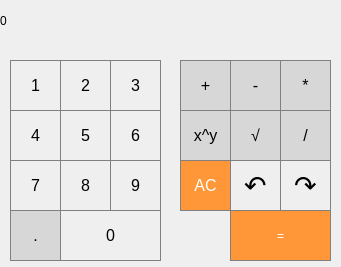
<?xml version="1.0" encoding="UTF-8"?>
<ui version="4.0">
 <class>Calculator</class>
 <widget class="QMainWindow" name="Calculator">
  <property name="geometry">
   <rect>
    <x>0</x>
    <y>0</y>
    <width>341</width>
    <height>267</height>
   </rect>
  </property>
  <property name="windowTitle">
   <string>Calculator</string>
  </property>
  <widget class="QWidget" name="centralWidget">
   <widget class="QPushButton" name="pushButton">
    <property name="geometry">
     <rect>
      <x>10</x>
      <y>60</y>
      <width>51</width>
      <height>51</height>
     </rect>
    </property>
    <property name="font">
     <font>
      <pointsize>12</pointsize>
     </font>
    </property>
    <property name="styleSheet">
     <string notr="true">QPushButton {
   border: 1px solid gray;
}
QPushButton:pressed {
    background-color: qlineargradient(x1: 0, y1: 0, x2: 0, y2: 1,
                                      stop: 0 #dadbde, stop: 1 #f6f7fa);
}</string>
    </property>
    <property name="text">
     <string>1</string>
    </property>
   </widget>
   <widget class="QPushButton" name="pushButton_2">
    <property name="geometry">
     <rect>
      <x>60</x>
      <y>60</y>
      <width>51</width>
      <height>51</height>
     </rect>
    </property>
    <property name="font">
     <font>
      <pointsize>12</pointsize>
     </font>
    </property>
    <property name="styleSheet">
     <string notr="true">QPushButton {
   border: 1px solid gray;
}
QPushButton:pressed {
    background-color: qlineargradient(x1: 0, y1: 0, x2: 0, y2: 1,
                                      stop: 0 #dadbde, stop: 1 #f6f7fa);
}</string>
    </property>
    <property name="text">
     <string>2</string>
    </property>
   </widget>
   <widget class="QPushButton" name="pushButton_3">
    <property name="geometry">
     <rect>
      <x>110</x>
      <y>60</y>
      <width>51</width>
      <height>51</height>
     </rect>
    </property>
    <property name="font">
     <font>
      <pointsize>12</pointsize>
     </font>
    </property>
    <property name="styleSheet">
     <string notr="true">QPushButton {
   border: 1px solid gray;
}
QPushButton:pressed {
    background-color: qlineargradient(x1: 0, y1: 0, x2: 0, y2: 1,
                                      stop: 0 #dadbde, stop: 1 #f6f7fa);
}</string>
    </property>
    <property name="text">
     <string>3</string>
    </property>
   </widget>
   <widget class="QPushButton" name="pushButton_4">
    <property name="geometry">
     <rect>
      <x>10</x>
      <y>110</y>
      <width>51</width>
      <height>51</height>
     </rect>
    </property>
    <property name="font">
     <font>
      <pointsize>12</pointsize>
     </font>
    </property>
    <property name="styleSheet">
     <string notr="true">QPushButton {
   border: 1px solid gray;
}
QPushButton:pressed {
    background-color: qlineargradient(x1: 0, y1: 0, x2: 0, y2: 1,
                                      stop: 0 #dadbde, stop: 1 #f6f7fa);
}</string>
    </property>
    <property name="text">
     <string>4</string>
    </property>
   </widget>
   <widget class="QPushButton" name="pushButton_5">
    <property name="geometry">
     <rect>
      <x>60</x>
      <y>110</y>
      <width>51</width>
      <height>51</height>
     </rect>
    </property>
    <property name="font">
     <font>
      <pointsize>12</pointsize>
     </font>
    </property>
    <property name="styleSheet">
     <string notr="true">QPushButton {
   border: 1px solid gray;
}
QPushButton:pressed {
    background-color: qlineargradient(x1: 0, y1: 0, x2: 0, y2: 1,
                                      stop: 0 #dadbde, stop: 1 #f6f7fa);
}</string>
    </property>
    <property name="text">
     <string>5</string>
    </property>
   </widget>
   <widget class="QPushButton" name="pushButton_6">
    <property name="geometry">
     <rect>
      <x>110</x>
      <y>110</y>
      <width>51</width>
      <height>51</height>
     </rect>
    </property>
    <property name="font">
     <font>
      <pointsize>12</pointsize>
     </font>
    </property>
    <property name="styleSheet">
     <string notr="true">QPushButton {
   border: 1px solid gray;
}
QPushButton:pressed {
    background-color: qlineargradient(x1: 0, y1: 0, x2: 0, y2: 1,
                                      stop: 0 #dadbde, stop: 1 #f6f7fa);
}</string>
    </property>
    <property name="text">
     <string>6</string>
    </property>
   </widget>
   <widget class="QPushButton" name="pushButton_7">
    <property name="geometry">
     <rect>
      <x>10</x>
      <y>160</y>
      <width>51</width>
      <height>51</height>
     </rect>
    </property>
    <property name="font">
     <font>
      <pointsize>12</pointsize>
     </font>
    </property>
    <property name="styleSheet">
     <string notr="true">QPushButton {
   border: 1px solid gray;
}
QPushButton:pressed {
    background-color: qlineargradient(x1: 0, y1: 0, x2: 0, y2: 1,
                                      stop: 0 #dadbde, stop: 1 #f6f7fa);
}</string>
    </property>
    <property name="text">
     <string>7</string>
    </property>
   </widget>
   <widget class="QPushButton" name="pushButton_8">
    <property name="geometry">
     <rect>
      <x>60</x>
      <y>160</y>
      <width>51</width>
      <height>51</height>
     </rect>
    </property>
    <property name="font">
     <font>
      <pointsize>12</pointsize>
     </font>
    </property>
    <property name="styleSheet">
     <string notr="true">QPushButton {
   border: 1px solid gray;
}
QPushButton:pressed {
    background-color: qlineargradient(x1: 0, y1: 0, x2: 0, y2: 1,
                                      stop: 0 #dadbde, stop: 1 #f6f7fa);
}</string>
    </property>
    <property name="text">
     <string>8</string>
    </property>
   </widget>
   <widget class="QPushButton" name="pushButton_9">
    <property name="geometry">
     <rect>
      <x>110</x>
      <y>160</y>
      <width>51</width>
      <height>51</height>
     </rect>
    </property>
    <property name="font">
     <font>
      <pointsize>12</pointsize>
     </font>
    </property>
    <property name="styleSheet">
     <string notr="true">QPushButton {
   border: 1px solid gray;
}
QPushButton:pressed {
    background-color: qlineargradient(x1: 0, y1: 0, x2: 0, y2: 1,
                                      stop: 0 #dadbde, stop: 1 #f6f7fa);
}</string>
    </property>
    <property name="text">
     <string>9</string>
    </property>
   </widget>
   <widget class="QPushButton" name="pushButton_0">
    <property name="geometry">
     <rect>
      <x>60</x>
      <y>210</y>
      <width>101</width>
      <height>51</height>
     </rect>
    </property>
    <property name="font">
     <font>
      <pointsize>12</pointsize>
     </font>
    </property>
    <property name="styleSheet">
     <string notr="true">QPushButton {
   border: 1px solid gray;
}
QPushButton:pressed {
    background-color: qlineargradient(x1: 0, y1: 0, x2: 0, y2: 1,
                                      stop: 0 #dadbde, stop: 1 #f6f7fa);
}</string>
    </property>
    <property name="text">
     <string>0</string>
    </property>
   </widget>
   <widget class="QPushButton" name="pushButton_AC">
    <property name="geometry">
     <rect>
      <x>180</x>
      <y>160</y>
      <width>51</width>
      <height>51</height>
     </rect>
    </property>
    <property name="font">
     <font>
      <pointsize>12</pointsize>
     </font>
    </property>
    <property name="styleSheet">
     <string notr="true">QPushButton {
  background-color: rgb(255, 151, 57);
  color: white; 
  border: 1px solid gray;
}

QPushButton:pressed {
    background-color: qlineargradient(x1: 0, y1: 0, x2: 0, y2: 1,
                                      stop: 0 #FF7832, stop: 1 #FF9739);
}</string>
    </property>
    <property name="text">
     <string>AC</string>
    </property>
   </widget>
   <widget class="QPushButton" name="pushButton_plus">
    <property name="geometry">
     <rect>
      <x>180</x>
      <y>60</y>
      <width>51</width>
      <height>51</height>
     </rect>
    </property>
    <property name="font">
     <font>
      <pointsize>12</pointsize>
     </font>
    </property>
    <property name="styleSheet">
     <string notr="true">QPushButton {
  background-color: rgb(215, 215, 215);
  border: 1px solid gray;
}
QPushButton:pressed {
    background-color: qlineargradient(x1: 0, y1: 0, x2: 0, y2: 1,
                                      stop: 0 #BEBEBE, stop: 1 #D7D7D7);
}</string>
    </property>
    <property name="text">
     <string>+</string>
    </property>
   </widget>
   <widget class="QPushButton" name="pushButton_minus">
    <property name="geometry">
     <rect>
      <x>230</x>
      <y>60</y>
      <width>51</width>
      <height>51</height>
     </rect>
    </property>
    <property name="font">
     <font>
      <pointsize>12</pointsize>
     </font>
    </property>
    <property name="styleSheet">
     <string notr="true">QPushButton {
  background-color: rgb(215, 215, 215);
  border: 1px solid gray;
}
QPushButton:pressed {
    background-color: qlineargradient(x1: 0, y1: 0, x2: 0, y2: 1,
                                      stop: 0 #BEBEBE, stop: 1 #D7D7D7);
}</string>
    </property>
    <property name="text">
     <string>-</string>
    </property>
   </widget>
   <widget class="QPushButton" name="pushButton_mult">
    <property name="geometry">
     <rect>
      <x>280</x>
      <y>60</y>
      <width>51</width>
      <height>51</height>
     </rect>
    </property>
    <property name="font">
     <font>
      <pointsize>12</pointsize>
     </font>
    </property>
    <property name="styleSheet">
     <string notr="true">QPushButton {
  background-color: rgb(215, 215, 215);
  border: 1px solid gray;
}
QPushButton:pressed {
    background-color: qlineargradient(x1: 0, y1: 0, x2: 0, y2: 1,
                                      stop: 0 #BEBEBE, stop: 1 #D7D7D7);
}</string>
    </property>
    <property name="text">
     <string>*</string>
    </property>
   </widget>
   <widget class="QPushButton" name="pushButton_division">
    <property name="geometry">
     <rect>
      <x>280</x>
      <y>110</y>
      <width>51</width>
      <height>51</height>
     </rect>
    </property>
    <property name="font">
     <font>
      <pointsize>12</pointsize>
     </font>
    </property>
    <property name="styleSheet">
     <string notr="true">QPushButton {
  background-color: rgb(215, 215, 215);
  border: 1px solid gray;
}
QPushButton:pressed {
    background-color: qlineargradient(x1: 0, y1: 0, x2: 0, y2: 1,
                                      stop: 0 #BEBEBE, stop: 1 #D7D7D7);
}</string>
    </property>
    <property name="text">
     <string>/</string>
    </property>
   </widget>
   <widget class="QPushButton" name="pushButton_pow">
    <property name="geometry">
     <rect>
      <x>180</x>
      <y>110</y>
      <width>51</width>
      <height>51</height>
     </rect>
    </property>
    <property name="font">
     <font>
      <pointsize>12</pointsize>
     </font>
    </property>
    <property name="styleSheet">
     <string notr="true">QPushButton {
  background-color: rgb(215, 215, 215);
  border: 1px solid gray;
}
QPushButton:pressed {
    background-color: qlineargradient(x1: 0, y1: 0, x2: 0, y2: 1,
                                      stop: 0 #BEBEBE, stop: 1 #D7D7D7);
}</string>
    </property>
    <property name="text">
     <string>x^y</string>
    </property>
   </widget>
   <widget class="QPushButton" name="pushButton_sqrt">
    <property name="geometry">
     <rect>
      <x>230</x>
      <y>110</y>
      <width>51</width>
      <height>51</height>
     </rect>
    </property>
    <property name="font">
     <font>
      <pointsize>12</pointsize>
     </font>
    </property>
    <property name="styleSheet">
     <string notr="true">QPushButton {
  background-color: rgb(215, 215, 215);
  border: 1px solid gray;
}
QPushButton:pressed {
    background-color: qlineargradient(x1: 0, y1: 0, x2: 0, y2: 1,
                                      stop: 0 #BEBEBE, stop: 1 #D7D7D7);
}</string>
    </property>
    <property name="text">
     <string>√</string>
    </property>
   </widget>
   <widget class="QPushButton" name="pushButton_equally">
    <property name="geometry">
     <rect>
      <x>230</x>
      <y>210</y>
      <width>101</width>
      <height>51</height>
     </rect>
    </property>
    <property name="styleSheet">
     <string notr="true">QPushButton {
  background-color: rgb(255, 151, 57);
  color: white; 
  border: 1px solid gray;
}

QPushButton:pressed {
    background-color: qlineargradient(x1: 0, y1: 0, x2: 0, y2: 1,
                                      stop: 0 #FF7832, stop: 1 #FF9739);
}</string>
    </property>
    <property name="text">
     <string>=</string>
    </property>
   </widget>
   <widget class="QPushButton" name="pushButton_undo">
    <property name="geometry">
     <rect>
      <x>230</x>
      <y>160</y>
      <width>51</width>
      <height>51</height>
     </rect>
    </property>
    <property name="font">
     <font>
      <pointsize>20</pointsize>
     </font>
    </property>
    <property name="styleSheet">
     <string notr="true">QPushButton {
   border: 1px solid gray;
}
QPushButton:pressed {
    background-color: qlineargradient(x1: 0, y1: 0, x2: 0, y2: 1,
                                      stop: 0 #dadbde, stop: 1 #f6f7fa);
}</string>
    </property>
    <property name="text">
     <string>↶</string>
    </property>
   </widget>
   <widget class="QPushButton" name="pushButton_do">
    <property name="geometry">
     <rect>
      <x>280</x>
      <y>160</y>
      <width>51</width>
      <height>51</height>
     </rect>
    </property>
    <property name="font">
     <font>
      <pointsize>20</pointsize>
     </font>
    </property>
    <property name="styleSheet">
     <string notr="true">QPushButton {
   border: 1px solid gray;
}
QPushButton:pressed {
    background-color: qlineargradient(x1: 0, y1: 0, x2: 0, y2: 1,
                                      stop: 0 #dadbde, stop: 1 #f6f7fa);
}</string>
    </property>
    <property name="text">
     <string>↷</string>
    </property>
   </widget>
   <widget class="QPushButton" name="pushButton_point">
    <property name="geometry">
     <rect>
      <x>10</x>
      <y>210</y>
      <width>51</width>
      <height>51</height>
     </rect>
    </property>
    <property name="font">
     <font>
      <pointsize>12</pointsize>
     </font>
    </property>
    <property name="styleSheet">
     <string notr="true">QPushButton {
  background-color: rgb(215, 215, 215);
  border: 1px solid gray;
}
QPushButton:pressed {
    background-color: qlineargradient(x1: 0, y1: 0, x2: 0, y2: 1,
                                      stop: 0 #BEBEBE, stop: 1 #D7D7D7);
}</string>
    </property>
    <property name="text">
     <string>.</string>
    </property>
   </widget>
   <widget class="QLabel" name="result_show">
    <property name="geometry">
     <rect>
      <x>0</x>
      <y>0</y>
      <width>335</width>
      <height>41</height>
     </rect>
    </property>
    <property name="styleSheet">
     <string notr="true">QLabel{
  qproperty-alignment: 'AlignVCenter | AlignRight';
  border: 1px solid gray;
}

background-color : white;</string>
    </property>
    <property name="text">
     <string>0</string>
    </property>
   </widget>
   <widget class="QLabel" name="show_pow">
    <property name="geometry">
     <rect>
      <x>5</x>
      <y>5</y>
      <width>326</width>
      <height>20</height>
     </rect>
    </property>
    <property name="font">
     <font>
      <pointsize>5</pointsize>
     </font>
    </property>
    <property name="styleSheet">
     <string notr="true">QLabel {
  qproperty-alignment: 'AlignVCenter | AlignRight';
}

background-color: none;</string>
    </property>
    <property name="text">
     <string/>
    </property>
   </widget>
  </widget>
 </widget>
 <layoutdefault spacing="6" margin="11"/>
 <resources/>
 <connections/>
</ui>
